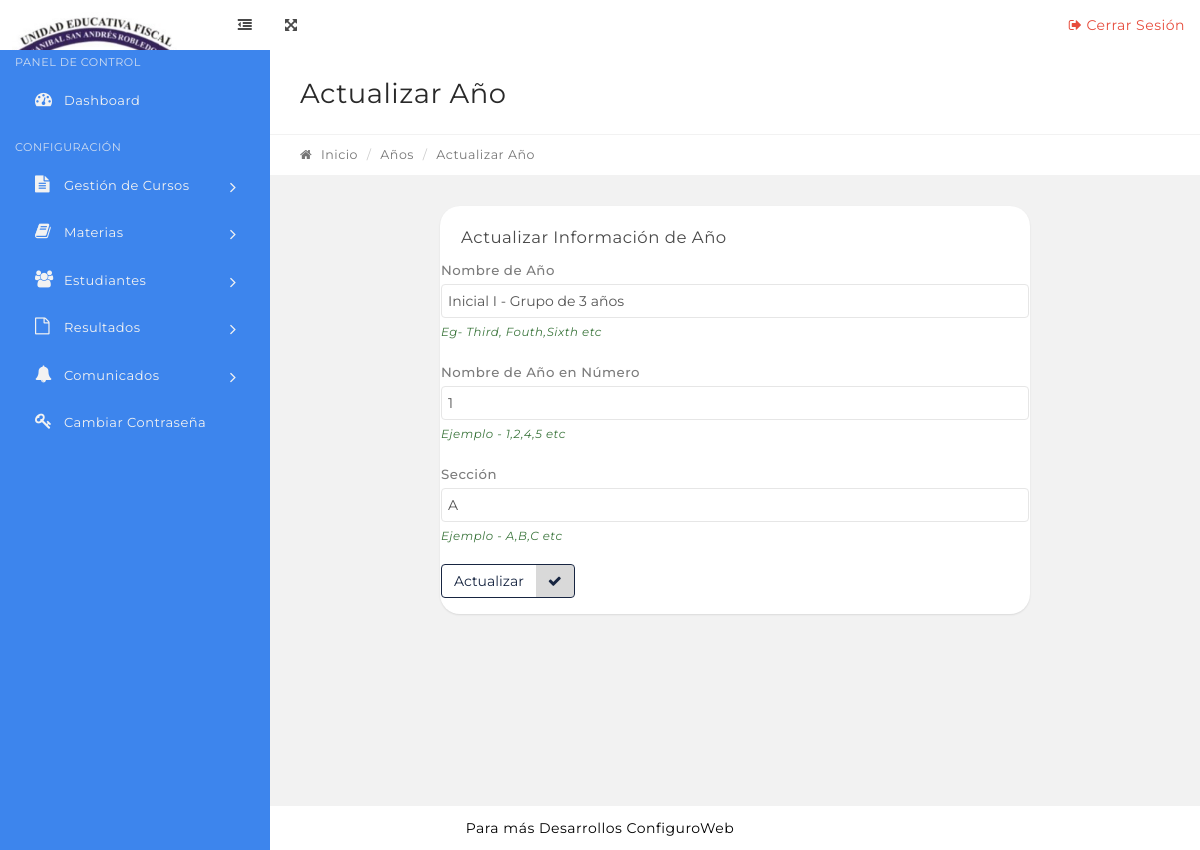
The page /edit-class.php?classid=64 on the database its author committed.
### tables this page shows
CREATE TABLE `tblclasses` (
  `id` int(11) NOT NULL,
  `ClassName` varchar(80) DEFAULT NULL,
  `ClassNameNumeric` int(4) DEFAULT NULL,
  `Section` varchar(5) DEFAULT NULL,
  `CreationDate` timestamp NULL DEFAULT current_timestamp(),
  `UpdationDate` timestamp NULL DEFAULT NULL
);

### edit-class.php (the view, shortened to what this page needs)
<?php
include('includes/config.php');
if (strlen($_SESSION['alogin']) == "") {
    header("Location: index.php");
} else {
?>
    <?php include('includes/topbar.php'); ?>
    <div class="content-wrapper">
        <div class="content-container">
            <?php include('includes/leftbar.php'); ?>
            <div class="main-page">
                <div class="container-fluid">
                    <div class="row page-title-div">
                        <div class="col-md-6">
                            <h2 class="title">Actualizar Año</h2>
                        </div>
                    </div>
                    <div class="row breadcrumb-div">
                        <div class="col-md-6">
                            <ul class="breadcrumb">
                                <li><a href="dashboard.php"><i class="fa fa-home"></i> Inicio</a></li>
                                <li><a href="#">Años</a></li>
                                <li class="active">Actualizar Año</li>
                            </ul>
                        </div>
                    </div>
                </div>
                <section class="section">
                    <div class="container-fluid">
                        <div class="row">
                            <div class="col-md-8 col-md-offset-2">
                                <div class="panel">
                                    <div class="panel-heading">
                                        <div class="panel-title">
                                            <h5>Actualizar Información de Año</h5>
                                        </div>
                                    </div>
                                    <form method="post">
                                        <?php
                                        $cid = intval($_GET['classid']);
                                        $sql = "SELECT * from tblclasses where id=:cid";
                                        $query = $dbh->prepare($sql);
                                        $query->bindParam(':cid', $cid, PDO::PARAM_STR);
                                        $query->execute();
                                        $results = $query->fetchAll(PDO::FETCH_OBJ);
                                        if ($query->rowCount() > 0) {
                                            foreach ($results as $result) {   ?>
                                                <div class="form-group has-success">
                                                    <label for="success" class="control-label">Nombre de Año</label>
                                                    <div class="">
                                                        <input type="text" name="classname" value="<?php echo htmlentities($result->ClassName); ?>" required="required" class="form-control" id="success">
                                                        <span class="help-block">Eg- Third, Fouth,Sixth etc</span>
                                                    </div>
                                                </div>
                                                <div class="form-group has-success">
                                                    <label for="success" class="control-label">Nombre de Año en Número</label>
                                                    <div class="">
                                                        <input type="number" name="classnamenumeric" value="<?php echo htmlentities($result->ClassNameNumeric); ?>" required="required" class="form-control" id="success">
                                                        <span class="help-block">Ejemplo - 1,2,4,5 etc</span>
                                                    </div>
                                                </div>
                                                <div class="form-group has-success">
                                                    <label for="success" class="control-label">Sección</label>
                                                    <div class="">
                                                        <input type="text" name="section" value="<?php echo htmlentities($result->Section); ?>" class="form-control" required="required" id="success">
                                                        <span class="help-block">Ejemplo - A,B,C etc</span>
                                                    </div>
                                                </div>
                                        <?php }
                                        } ?>
                                        <div class="form-group has-success">
                                            <div class="">
                                                <button type="submit" name="update" class="btn btn-success btn-labeled">Actualizar<span class="btn-label btn-label-right"><i class="fa fa-check"></i></span></button>
                                            </div>
                                    </form>
                                </div>
                            </div>
                        </div>
                    </div>
            </div>
        </div>
    </div>
    </div>
    <?php include('includes/footer.php'); ?>
<?php  } ?>

### rows shown on the page
tblclasses: classname "Inicial I - Grupo de 3 años", classnamenumeric "1", section "A"
